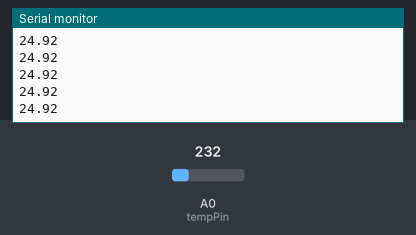
Simulated run of this sketch. Board: Arduino Uno, built with avr-gcc and run on an emulated ATmega328P. Shown: the last lines printed to the serial monitor. The inputs (shaded band) are chosen by the test bench; at power-on: A0 (tempPin) = 232.

Above: at 1.2 s.
1.3 s: A0 (tempPin) set to 250
At 2.0 s:
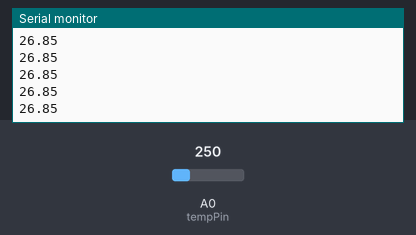
2.8 s: A0 (tempPin) set to 266
At 3.8 s:
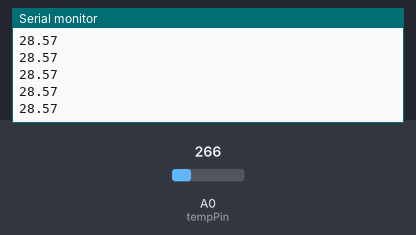
Timing chart, 0 to 5.8 s (numbered marks = the images above; inputs shaded):
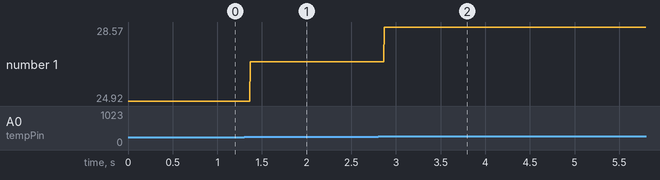

The sketch:

lm35.ino
```cpp
float tempC; // untuk menyimpan variable temperatur derajat celcius
int reading; // variable pembaca
int tempPin = A0; // pin lm35 ada di A0

void setup() {
  Serial.begin(9600); //untuk menyalakan serial monitor
  analogReference(INTERNAL); //memiliki nilai sebesar 5 volts atau 3.3 volts
  pinMode(tempPin,INPUT); // setpin A0/temPin sebagai input
}
void loop() {
  reading = analogRead(tempPin); // menyimpan hasil dari analogread ke reading
  tempC = reading / 9.31;   // menyimpan hasil dari pembagian reading / 9.31
  Serial.println(tempC); // untuk menampilkan hasil dari pembagian tersebut ke serial monitor
}
```

Measured:
- after the input at 1.3 s, the serial monitor: prints a new line after 0.07 s (image 1)
- after the input at 2.8 s, the serial monitor: prints a new line after 0.07 s (image 2)
- plotted number 1: 24.92 → 26.85 after the input at 1.3 s, 26.85 → 28.57 after the input at 2.8 s
